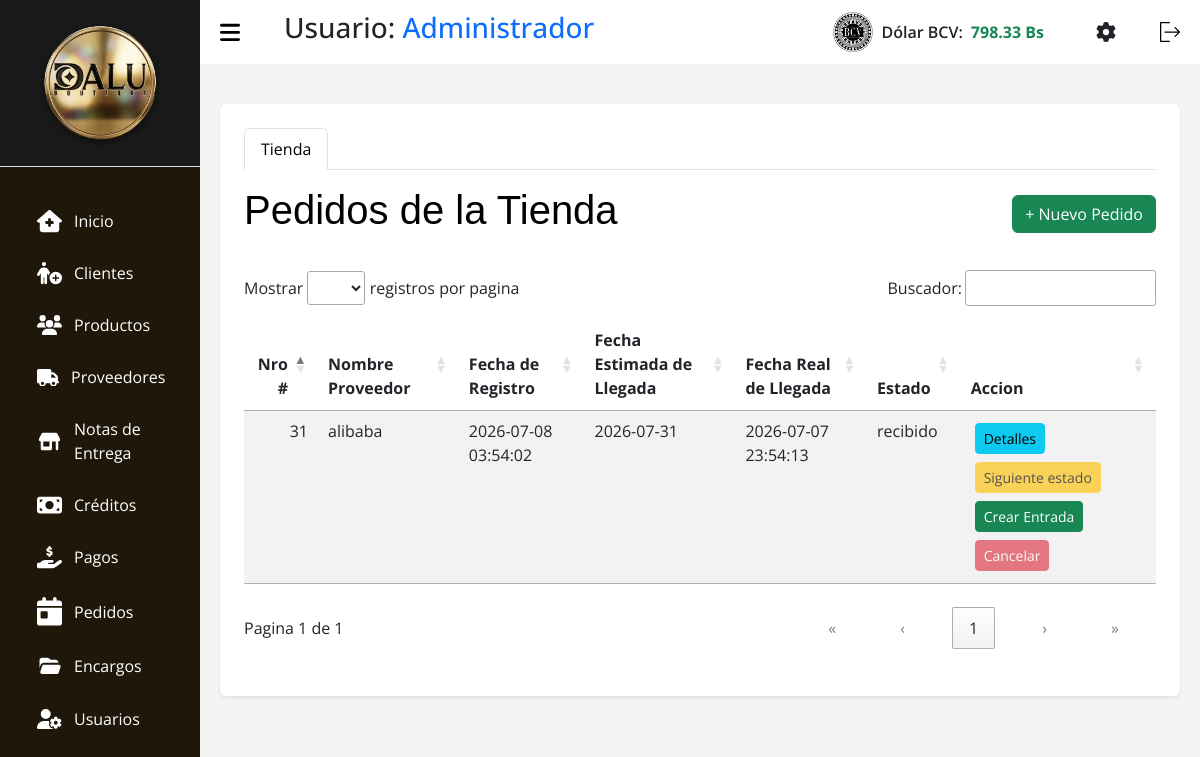
Page /index.php?c=Pedidos (signed in) on the committed database.
### tables this page shows
CREATE TABLE `tasa` (
  `id` int(11) NOT NULL,
  `nombre` varchar(50) NOT NULL,
  `valor` decimal(10,2) NOT NULL,
  `fecha_actualizacion` datetime NOT NULL DEFAULT current_timestamp()
);

CREATE TABLE `pedidos` (
  `id` int(11) NOT NULL,
  `id_proveedor` int(11) DEFAULT NULL,
  `id_cliente` int(11) DEFAULT NULL,
  `id_nota_entrega` int(11) DEFAULT NULL,
  `tipo` enum('cliente','proveedor','propios','') NOT NULL,
  `fecha_registro` timestamp NOT NULL DEFAULT current_timestamp(),
  `fecha_estimada` date DEFAULT NULL,
  `fecha_recepcion` datetime DEFAULT NULL,
  `fecha_entrega` datetime DEFAULT NULL,
  `estado` enum('pendiente','confirmado','enviado','recibido','cancelado','entregado') NOT NULL DEFAULT 'pendiente'
);

### src/Models/Tasa.php (called while the page is built, shortened)
<?php
class Tasa extends Conexion {
    public function getLatest($nombre = 'BCV') {
        try {
            $stmt = $this->prepare("SELECT * FROM tasa WHERE nombre = :nombre ORDER BY id DESC LIMIT 1");
            $stmt->bindParam(':nombre', $nombre, PDO::PARAM_STR);
            $stmt->execute();
            return $stmt->fetch(PDO::FETCH_ASSOC);
        } catch (PDOException $e) {
            return false;
        }
    }
}

### src/Models/Conexion.php (called while the page is built, shortened)
<?php
    class Conexion extends PDO {
        function __construct() {
            $servername = "localhost";
            $username = "root";
            $password = "";
            $dbname = "tiendadalu";
        }
    }

### src/Models/Pedidos.php (called while the page is built, shortened)
<?php
    class Pedidos extends Conexion {
        public function getByTipo($tipo) {
            $sql = "SELECT p.*,
                    COALESCE(NULLIF(pr.razon_social, ''), NULLIF(pr.nombre, ''), 'Proveedor Desconocido') AS nombre_proveedor
                    FROM pedidos p
                    LEFT JOIN proveedores pr ON p.id_proveedor = pr.id
                    WHERE p.tipo = :tipo
                    ORDER BY p.fecha_registro DESC";
            $stmt = $this->prepare($sql);
            $stmt->bindParam(":tipo", $tipo);
            $stmt->execute();
            return $stmt->fetchAll(\PDO::FETCH_ASSOC);
        }
    }

### src/Views/V_Pedidos.php (the view, shortened to what this page needs)
<!DOCTYPE html>
<html lang="es">
<head>
    <link rel="stylesheet" href="assets/css/css.css">
    <link rel="stylesheet" href="assets/css/tabla.css">
    <link rel="stylesheet" href="assets/css/header.css">
    <link rel="stylesheet" href="assets/bootstrap.min.css">
    <link rel="stylesheet" href="assets/DataTablet/datatables.css">
    <link rel="stylesheet" href="assets/css/libs/select2.min.css">
    <link rel="stylesheet" href="assets/css/libs/select2-bootstrap-5-theme.min.css">
</head>
<body>
    <?php require_once __DIR__ . "/../Views/layout/header.php"; ?>
    <?php
        $pedidos = $pedidos ?? [];
    ?>
    <main>
        <div class="container bg-white p-4 rounded shadow-sm mt-3">
            <ul class="nav nav-tabs mb-3" id="mainTabs" role="tablist">
                <li class="nav-item">
                    <button class="nav-link active" id="tab-tienda" data-bs-toggle="tab" data-bs-target="#modulo-tienda" type="button">Tienda</button>
                </li>
            </ul>
            <div class="tab-content">
                <div class="tab-pane fade show active" id="modulo-tienda">
                    <div class="d-flex justify-content-between align-items-center mb-3">
                        <h1 class="titulo text-black">Pedidos de la Tienda</h1>
                        <button class="btn btn-success" data-bs-toggle="modal" data-bs-target="#modalAgregarPT">+ Nuevo Pedido</button>
                    </div>
                    <div class="table-responsive">
                        <table id="tablaTienda" class="table-DT table table-striped">
                            <thead>
                                <tr>
                                    <th scope="col">Nro #</th>
                                    <th scope="col">Nombre Proveedor</th>
                                    <th scope="col">Fecha de Registro</th>
                                    <th scope="col">Fecha Estimada de Llegada</th>
                                    <th scope="col">Fecha Real de Llegada</th>
                                    <th scope="col">Estado</th>
                                    <th scope="col">Accion</th>
                                </tr>
                            </thead>
                            <tbody>
                                <?php foreach ($pedidos as $p): ?>
                                    <tr>
                                        <td><?php echo htmlspecialchars($p['id']); ?></td>
                                        <td><?php echo htmlspecialchars($p['nombre_proveedor']); ?></td>
                                        <td><?php echo htmlspecialchars($p['fecha_registro']); ?></td>
                                        <td><?php echo htmlspecialchars($p['fecha_estimada'] ?? '-'); ?></td>
                                        <td><?php echo htmlspecialchars($p['fecha_recepcion'] ?? '-'); ?></td>
                                        <td><?php echo htmlspecialchars($p['estado']); ?></td>
                                        <td>
                                            <button type="button" class="btn btn-sm btn-info m-1 btn-ver-detalles" data-id="<?= $p['id'] ?>">Detalles</button>
                                            <button type="button" class="btn btn-sm btn-warning m-1" data-bs-toggle="modal" data-bs-target="#modalAvanzarEstadoTienda<?= $p['id'] ?>" <?= in_array($p['estado'], ['recibido','cancelado']) ? ' disabled' : '' ?>>Siguiente estado</button>
                                            <?php if ($p['estado'] === 'recibido'): ?>
                                                <a href="?c=entradas&accion=crearDesdePedido&pedido_id=<?= $p['id'] ?>" class="btn btn-sm btn-success m-1">Crear Entrada</a>
                                            <?php else: ?>
                                                <button type="button" class="btn btn-sm btn-success m-1" disabled title="El pedido debe estar en estado 'recibido'">Crear Entrada</button>
                                            <?php endif; ?>
                                            <button type="button" class="btn btn-sm btn-danger m-1" data-bs-toggle="modal" data-bs-target="#modalConfirmarEliminarTienda<?= $p['id'] ?>" <?= in_array($p['estado'], ['enviado', 'recibido', 'entregado', 'cancelado']) ? ' disabled title="No se puede cancelar en este estado"' : '' ?>>Cancelar</button>
                                        </td>
                                    </tr>
                                <?php endforeach; ?>
                            </tbody>
                        </table>
                    </div>
                </div>
            </div>
        </div>
    </main>
    </body>
</html>

### src/Views/layout/header.php (shortened to what this page needs)
<?php
$tasaModel_header = new Tasa();
$tasaActual_header = $tasaModel_header->getLatest();
$tasaValor = $tasaActual_header ? number_format((float)$tasaActual_header['valor'], 2) : '0.00';
?>
<section id="sidebar">
  <div class="sidebar-heading border-bottom p-3" style="background-color: #1a1a1a; text-align: center;">
    <img src="assets/img/dalulisto.png" style="max-width: 80%; height: auto; filter: drop-shadow(0px 2px 4px rgba(0,0,0,0.5));" alt="Logo Dalu">
  </div>
  <ul class="side-menu">
    <li class="nav-item m-1 fs-6">
      <a class="nav-link active" aria-current="page" href="?c=Home">
        Inicio</a>
    </li>
    <li class="nav-item m-1 fs-6">
      <a class="nav-link" href="?c=Clientes">
        Clientes
      </a>
    </li>
    <li class="nav-item m-1 fs-6">
      <a class="nav-link" href="?c=Productos">
        Productos
      </a>
    </li>
    <li class="nav-item m-1 fs-6">
      <a class="nav-link" href="?c=Proveedores">
        Proveedores
      </a>
    </li>
    <li class="nav-item m-1 fs-6">
      <a class="nav-link" href="?c=Notas">
        Notas de
        <br>
        Entrega
      </a>
    </li>
    <li class="nav-item m-1 fs-6">
      <a class="nav-link" href="?c=Creditos">
        Créditos
      </a>
    </li>
    <li class="nav-item m-1 fs-6">
      <a class="nav-link" href="?c=Pagos">
        Pagos
      </a>
    <li class="nav-item m-1 fs-6">
      <a class="nav-link" href="?c=Pedidos">
        Pedidos
      </a>
    </li>
    <li class="nav-item m-1 fs-6">
      <a class="nav-link" href="?c=Servicios">
        Encargos
      </a>
    </li>
    <li class="nav-item  m-1 fs-6">
      <a class="nav-link" href="?c=Usuarios">
        Usuarios
      </a>
    </li>
  </ul>
</section>
<section id="content">
  <nav>
    <h3 class="ms-3">Usuario: <span class="text-primary"><?= htmlspecialchars($_SESSION['nombre']) ?></span></h3>
    <div class="d-flex align-items-center ms-auto me-4" id="bcvDiv" style="cursor:pointer;" data-bs-toggle="modal" data-bs-target="#modalTasa">
        <img class="img-bcv me-2" src="assets/img/bcv2.png" alt="BCV" width="40">
        <span class="text-dark fw-semibold me-2">Dólar BCV:</span>
        <span class="text-success fw-bold" id="Dolar_bcv"><?= htmlspecialchars($tasaValor) ?> Bs</span>
    </div>
    <a href="?c=Ajustes" class="me-3 text-dark" title="Ajustes y Configuración">
    </a>
    <form action="index.php?c=login&a=Logout" method="POST">
      <button type="submit" style="background: none; border: none; cursor: pointer;">
      </button>
    </form>
  </nav>

### assets/css/css.css (style rules this page uses)
* { margin: 0; padding: 0; text-decoration: none; box-sizing: border-box; font-family: 'Segoe UI', Tahoma, Geneva, Verdana, sans-serif; }
body { font-family: Arial, Helvetica, sans-serif; height: 100vh; display: flex; flex-wrap: nowrap; background: #9794942c; }
main { width: 100%; padding: 24px 20px 20px 20px; }

### assets/css/tabla.css (style rules this page uses)
.titulo { color: #0508c7; font-family: Impact, Haettenschweiler, 'Arial Narrow Bold', sans-serif; }
.table { border-radius: 10px; }

### assets/css/header.css (style rules this page uses)
* { font-family: 'Open Sans', sans-serif; margin: 0; padding: 0; box-sizing: border-box; }
:root { --grey: #F1F0F6; --dark-grey: #2610a1be; --light: #fff; --dark: #000; --green: #81D43A; --light-green: #E3FFCB; --blue: #1775F1; --light-blue: #D0E4FF; --dark-blue: #0C5FCD; --red: #FC3B56; }
li { list-style: none; }
#sidebar { position: fixed; max-width: 200px; width: 100%; background: var(--light); top: 0; left: 0; height: 100%; overflow-y: auto; transition: all .3s ease; background-color: #1f1709; z-index: 200; }
#sidebar .icon { min-width: 22px; display: flex; justify-content: center; align-items: center; margin-right: 12px; }
#sidebar .side-menu { margin: 30px 0; padding: 0 18px; transition: all .3s ease; }
#sidebar .side-menu a { display: flex; align-items: center; font-size: 16px; color: var(--light); padding: 12px 16px 12px 0; border-radius: 20px; margin: 4px 0; white-space: nowrap; }
#content { position: relative; width: calc(100% - 200px); left: 200px; transition: all .3s ease; background-color: #49494a0f; }
nav { background: var(--light); height: 64px; padding: 0 20px; display: flex; align-items: center; grid-gap: 28px; position: sticky; top: 0; left: 0; z-index: 100; justify-content: space-between; }
nav .toggle-sidebar { font-size: 18px; cursor: pointer; }
svg { width: 20px; cursor: pointer; }
.icon { margin-left: 15px; align-items: baseline; width: 25px; transition: 1.3s; }

### assets/DataTablet/datatables.css (style rules this page uses)
:root { --dt-row-selected: 13, 110, 253; --dt-row-selected-text: 255, 255, 255; --dt-row-selected-link: 9, 10, 11; --dt-row-stripe: 0, 0, 0; --dt-row-hover: 0, 0, 0; --dt-column-ordering: 0, 0, 0; --dt-html-background: white; }
table.dataTable thead > tr > th.dt-orderable-asc, table.dataTable thead > tr > th.dt-orderable-desc, table.dataTable thead > tr > th.dt-ordering-asc, table.dataTable thead > tr > th.dt-ordering-desc, table.dataTable thead > tr > td.dt-orderable-asc, table.dataTable thead > tr > td.dt-orderable-desc, table.dataTable thead > tr > td.dt-ordering-asc, table.dataTable thead > tr > td.dt-ordering-desc { position: relative; padding-right: 30px; }
table.dataTable thead > tr > th.dt-orderable-asc, table.dataTable thead > tr > th.dt-orderable-desc, table.dataTable thead > tr > td.dt-orderable-asc, table.dataTable thead > tr > td.dt-orderable-desc { cursor: pointer; }
table.dataTable th, table.dataTable td { box-sizing: border-box; }
table.dataTable th.dt-type-numeric, table.dataTable th.dt-type-date, table.dataTable td.dt-type-numeric, table.dataTable td.dt-type-date { text-align: right; }
table.dataTable thead th, table.dataTable thead td, table.dataTable tfoot th, table.dataTable tfoot td { text-align: left; }
table.dataTable { width: 100%; margin: 0 auto; border-spacing: 0; }
table.dataTable thead th, table.dataTable tfoot th { font-weight: bold; }
table.dataTable > thead > tr > th, table.dataTable > thead > tr > td { padding: 10px; border-bottom: 1px solid rgba(0, 0, 0, 0.3); }
table.dataTable > tbody > tr { background-color: transparent; }
table.dataTable > tbody > tr:first-child > * { border-top: none; }
table.dataTable > tbody > tr:last-child > * { border-bottom: none; }
table.dataTable > tbody > tr > th, table.dataTable > tbody > tr > td { padding: 8px 10px; }
div.dt-container div.dt-layout-full > *:only-child { margin-left: auto; margin-right: auto; }
div.dt-container.dt-empty-footer tbody > tr:last-child > * { border-bottom: 1px solid rgba(0, 0, 0, 0.3); }

### rows in the picture
tasa: valor "798.33"
pedidos: id "31", nombre_proveedor "alibaba", fecha_registro "2026-07-08 03:54:02", fecha_estimada "2026-07-31", fecha_recepcion "2026-07-07 23:54:13", estado "recibido"

### other values in the picture
$_SESSION['nombre'] "Administrador"
